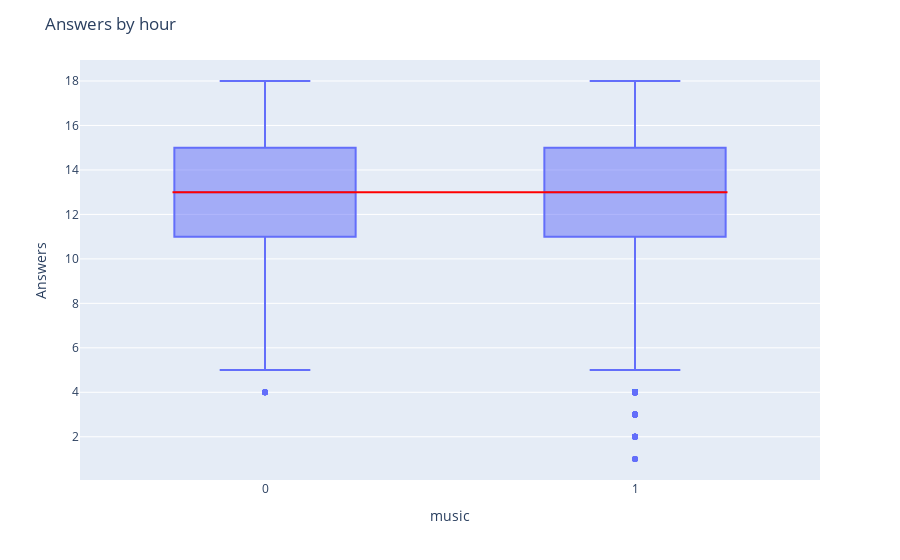

Here is the notebook cell this chart was saved with:
### Code cell
# plot boxplots x=weekday, y=answers
fig = px.box(user_metrics, x='music', y='correct')
fig.update_layout(title='Answers by hour', xaxis_title='music', yaxis_title='Answers')
# draw line for all users average
fig.add_shape(type="line", x0=-0.25, y0=user_metrics['correct'].median(), x1=1.25, y1=user_metrics['correct'].median(), line=dict(color="Red", width=2))
fig.show()

### Figure 1 — Plotly figure (JSON) as saved in the notebook; plotly's stock layout.template omitted (floating-point values rounded to 4 significant figures; data arrays with more than 128 entries replaced by an {"elided": "..."} marker saying what was removed)
{"data": [{"alignmentgroup": "True", "hovertemplate": "music=%{x}<br>correct=%{y}<extra></extra>", "legendgroup": "", "marker": {"color": "#636efa"}, "name": "", "notched": false, "offsetgroup": "", "orientation": "v", "showlegend": false, "type": "box", "x": {"elided": "23562 int values"}, "x0": " ", "xaxis": "x", "y": {"elided": "23562 int values"}, "y0": " ", "yaxis": "y"}], "layout": {"boxmode": "group", "legend": {"tracegroupgap": 0}, "margin": {"t": 60}, "shapes": [{"line": {"color": "Red", "width": 2}, "type": "line", "x0": -0.25, "x1": 1.25, "y0": 13, "y1": 13}], "title": {"text": "Answers by hour"}, "xaxis": {"anchor": "y", "domain": [0, 1], "title": {"text": "music"}}, "yaxis": {"anchor": "x", "domain": [0, 1], "title": {"text": "Answers"}}}}
